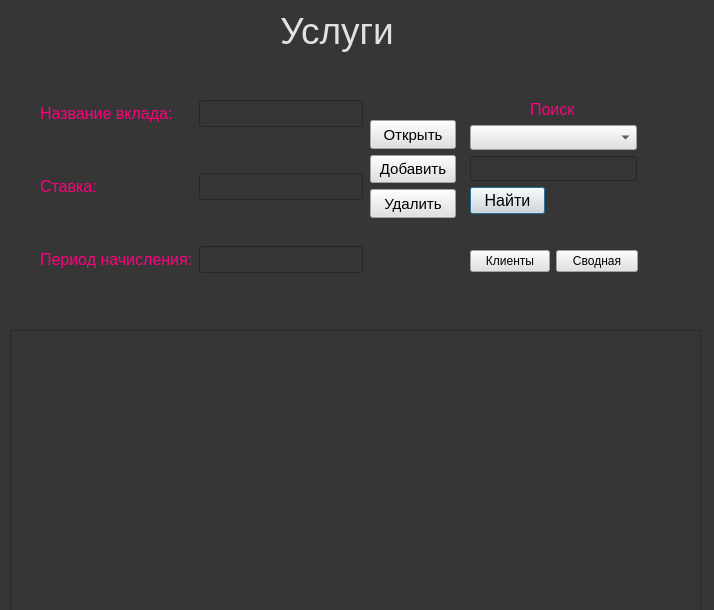
<?xml version="1.0" encoding="UTF-8"?>
<ui version="4.0">
 <class>Dialog</class>
 <widget class="QDialog" name="Dialog">
  <property name="geometry">
   <rect>
    <x>0</x>
    <y>0</y>
    <width>714</width>
    <height>610</height>
   </rect>
  </property>
  <property name="windowTitle">
   <string>Dialog</string>
  </property>
  <property name="styleSheet">
   <string notr="true">background-color: rgb(54, 54, 54);</string>
  </property>
  <widget class="QLineEdit" name="leFind">
   <property name="enabled">
    <bool>true</bool>
   </property>
   <property name="geometry">
    <rect>
     <x>470</x>
     <y>156</y>
     <width>167</width>
     <height>25</height>
    </rect>
   </property>
   <property name="sizePolicy">
    <sizepolicy hsizetype="Expanding" vsizetype="Maximum">
     <horstretch>0</horstretch>
     <verstretch>0</verstretch>
    </sizepolicy>
   </property>
   <property name="font">
    <font>
     <pointsize>12</pointsize>
    </font>
   </property>
   <property name="styleSheet">
    <string notr="true">color: rgb(225, 225, 225); </string>
   </property>
   <property name="text">
    <string/>
   </property>
  </widget>
  <widget class="QComboBox" name="cbColNames">
   <property name="geometry">
    <rect>
     <x>470</x>
     <y>125</y>
     <width>167</width>
     <height>25</height>
    </rect>
   </property>
   <property name="sizePolicy">
    <sizepolicy hsizetype="Preferred" vsizetype="Maximum">
     <horstretch>0</horstretch>
     <verstretch>0</verstretch>
    </sizepolicy>
   </property>
   <property name="font">
    <font>
     <pointsize>12</pointsize>
    </font>
   </property>
   <property name="styleSheet">
    <string notr="true">background-color: rgb(225, 225, 225);</string>
   </property>
  </widget>
  <widget class="QPushButton" name="pbFind">
   <property name="geometry">
    <rect>
     <x>470</x>
     <y>187</y>
     <width>75</width>
     <height>27</height>
    </rect>
   </property>
   <property name="font">
    <font>
     <pointsize>12</pointsize>
    </font>
   </property>
   <property name="whatsThis">
    <string>&lt;html&gt;&lt;head/&gt;&lt;body&gt;&lt;p&gt;background-color: rgb(225, 225, 225);&lt;/p&gt;&lt;/body&gt;&lt;/html&gt;</string>
   </property>
   <property name="styleSheet">
    <string notr="true">background-color: rgb(225, 225, 225);</string>
   </property>
   <property name="text">
    <string>Найти</string>
   </property>
  </widget>
  <widget class="QWidget" name="layoutWidget_2">
   <property name="geometry">
    <rect>
     <x>370</x>
     <y>120</y>
     <width>86</width>
     <height>98</height>
    </rect>
   </property>
   <layout class="QVBoxLayout" name="verticalLayout">
    <item>
     <widget class="QPushButton" name="pbOpen">
      <property name="sizePolicy">
       <sizepolicy hsizetype="Expanding" vsizetype="Expanding">
        <horstretch>0</horstretch>
        <verstretch>0</verstretch>
       </sizepolicy>
      </property>
      <property name="font">
       <font>
        <pointsize>11</pointsize>
       </font>
      </property>
      <property name="mouseTracking">
       <bool>false</bool>
      </property>
      <property name="tabletTracking">
       <bool>false</bool>
      </property>
      <property name="styleSheet">
       <string notr="true">background-color: rgb(225, 225, 225);</string>
      </property>
      <property name="inputMethodHints">
       <set>Qt::ImhNone</set>
      </property>
      <property name="text">
       <string>Открыть</string>
      </property>
      <property name="autoDefault">
       <bool>false</bool>
      </property>
     </widget>
    </item>
    <item>
     <widget class="QPushButton" name="pbInsert">
      <property name="sizePolicy">
       <sizepolicy hsizetype="Expanding" vsizetype="Expanding">
        <horstretch>0</horstretch>
        <verstretch>0</verstretch>
       </sizepolicy>
      </property>
      <property name="font">
       <font>
        <pointsize>11</pointsize>
       </font>
      </property>
      <property name="mouseTracking">
       <bool>false</bool>
      </property>
      <property name="tabletTracking">
       <bool>false</bool>
      </property>
      <property name="styleSheet">
       <string notr="true">background-color: rgb(225, 225, 225);</string>
      </property>
      <property name="inputMethodHints">
       <set>Qt::ImhNone</set>
      </property>
      <property name="text">
       <string>Добавить</string>
      </property>
      <property name="autoDefault">
       <bool>false</bool>
      </property>
     </widget>
    </item>
    <item>
     <widget class="QPushButton" name="pbDelete">
      <property name="sizePolicy">
       <sizepolicy hsizetype="Expanding" vsizetype="Expanding">
        <horstretch>0</horstretch>
        <verstretch>0</verstretch>
       </sizepolicy>
      </property>
      <property name="font">
       <font>
        <pointsize>11</pointsize>
       </font>
      </property>
      <property name="mouseTracking">
       <bool>false</bool>
      </property>
      <property name="tabletTracking">
       <bool>false</bool>
      </property>
      <property name="styleSheet">
       <string notr="true">background-color: rgb(225, 225, 225);</string>
      </property>
      <property name="inputMethodHints">
       <set>Qt::ImhNone</set>
      </property>
      <property name="text">
       <string>Удалить</string>
      </property>
      <property name="autoDefault">
       <bool>false</bool>
      </property>
     </widget>
    </item>
   </layout>
  </widget>
  <widget class="QWidget" name="layoutWidget">
   <property name="geometry">
    <rect>
     <x>40</x>
     <y>60</y>
     <width>323</width>
     <height>254</height>
    </rect>
   </property>
   <layout class="QFormLayout" name="formLayout_2">
    <item row="0" column="0">
     <widget class="QLabel" name="label">
      <property name="sizePolicy">
       <sizepolicy hsizetype="Preferred" vsizetype="Preferred">
        <horstretch>3</horstretch>
        <verstretch>2</verstretch>
       </sizepolicy>
      </property>
      <property name="font">
       <font>
        <pointsize>12</pointsize>
       </font>
      </property>
      <property name="styleSheet">
       <string notr="true">color:rgb(255, 0, 127);</string>
      </property>
      <property name="text">
       <string>Название вклада:</string>
      </property>
     </widget>
    </item>
    <item row="0" column="1">
     <widget class="QLineEdit" name="leFio">
      <property name="font">
       <font>
        <pointsize>12</pointsize>
       </font>
      </property>
      <property name="styleSheet">
       <string notr="true">color: rgb(225, 225, 225); </string>
      </property>
      <property name="text">
       <string/>
      </property>
     </widget>
    </item>
    <item row="1" column="0">
     <widget class="QLabel" name="label_9">
      <property name="sizePolicy">
       <sizepolicy hsizetype="Preferred" vsizetype="Preferred">
        <horstretch>3</horstretch>
        <verstretch>2</verstretch>
       </sizepolicy>
      </property>
      <property name="font">
       <font>
        <pointsize>12</pointsize>
       </font>
      </property>
      <property name="styleSheet">
       <string notr="true">color:rgb(255, 0, 127);</string>
      </property>
      <property name="text">
       <string>Ставка:</string>
      </property>
     </widget>
    </item>
    <item row="1" column="1">
     <widget class="QLineEdit" name="leFio_2">
      <property name="font">
       <font>
        <pointsize>12</pointsize>
       </font>
      </property>
      <property name="styleSheet">
       <string notr="true">color: rgb(225, 225, 225); </string>
      </property>
      <property name="text">
       <string/>
      </property>
     </widget>
    </item>
    <item row="2" column="0">
     <widget class="QLabel" name="label_5">
      <property name="sizePolicy">
       <sizepolicy hsizetype="Preferred" vsizetype="Preferred">
        <horstretch>3</horstretch>
        <verstretch>2</verstretch>
       </sizepolicy>
      </property>
      <property name="font">
       <font>
        <pointsize>12</pointsize>
       </font>
      </property>
      <property name="styleSheet">
       <string notr="true">color:rgb(255, 0, 127);</string>
      </property>
      <property name="text">
       <string>Период начисления:</string>
      </property>
     </widget>
    </item>
    <item row="2" column="1">
     <widget class="QLineEdit" name="leEmail">
      <property name="font">
       <font>
        <pointsize>12</pointsize>
       </font>
      </property>
      <property name="styleSheet">
       <string notr="true">color: rgb(225, 225, 225); </string>
      </property>
      <property name="text">
       <string/>
      </property>
     </widget>
    </item>
   </layout>
  </widget>
  <widget class="QLabel" name="label_8">
   <property name="geometry">
    <rect>
     <x>530</x>
     <y>100</y>
     <width>61</width>
     <height>19</height>
    </rect>
   </property>
   <property name="sizePolicy">
    <sizepolicy hsizetype="Preferred" vsizetype="Preferred">
     <horstretch>3</horstretch>
     <verstretch>2</verstretch>
    </sizepolicy>
   </property>
   <property name="font">
    <font>
     <pointsize>12</pointsize>
    </font>
   </property>
   <property name="styleSheet">
    <string notr="true">color:rgb(255, 0, 127);</string>
   </property>
   <property name="text">
    <string>Поиск</string>
   </property>
  </widget>
  <widget class="QWidget" name="layoutWidget_3">
   <property name="geometry">
    <rect>
     <x>470</x>
     <y>250</y>
     <width>168</width>
     <height>27</height>
    </rect>
   </property>
   <layout class="QFormLayout" name="formLayout">
    <item row="0" column="0">
     <widget class="QPushButton" name="pushButton_1">
      <property name="styleSheet">
       <string notr="true">background-color: rgb(225, 225, 225);</string>
      </property>
      <property name="text">
       <string>Клиенты</string>
      </property>
     </widget>
    </item>
    <item row="0" column="1">
     <widget class="QPushButton" name="pushButton_2">
      <property name="styleSheet">
       <string notr="true">background-color: rgb(225, 225, 225);</string>
      </property>
      <property name="text">
       <string>Сводная</string>
      </property>
     </widget>
    </item>
   </layout>
  </widget>
  <widget class="QTableWidget" name="twStaffs">
   <property name="geometry">
    <rect>
     <x>10</x>
     <y>330</y>
     <width>691</width>
     <height>291</height>
    </rect>
   </property>
   <property name="font">
    <font>
     <pointsize>10</pointsize>
    </font>
   </property>
   <property name="styleSheet">
    <string notr="true">color: rgb(225, 225, 225); </string>
   </property>
  </widget>
  <widget class="QLabel" name="label_7">
   <property name="geometry">
    <rect>
     <x>280</x>
     <y>0</y>
     <width>191</width>
     <height>61</height>
    </rect>
   </property>
   <property name="sizePolicy">
    <sizepolicy hsizetype="Preferred" vsizetype="Preferred">
     <horstretch>3</horstretch>
     <verstretch>2</verstretch>
    </sizepolicy>
   </property>
   <property name="font">
    <font>
     <pointsize>28</pointsize>
    </font>
   </property>
   <property name="styleSheet">
    <string notr="true">color: rgb(225, 225, 225); font-size:28pt;

</string>
   </property>
   <property name="text">
    <string>Услуги</string>
   </property>
  </widget>
 </widget>
 <resources/>
 <connections/>
</ui>
